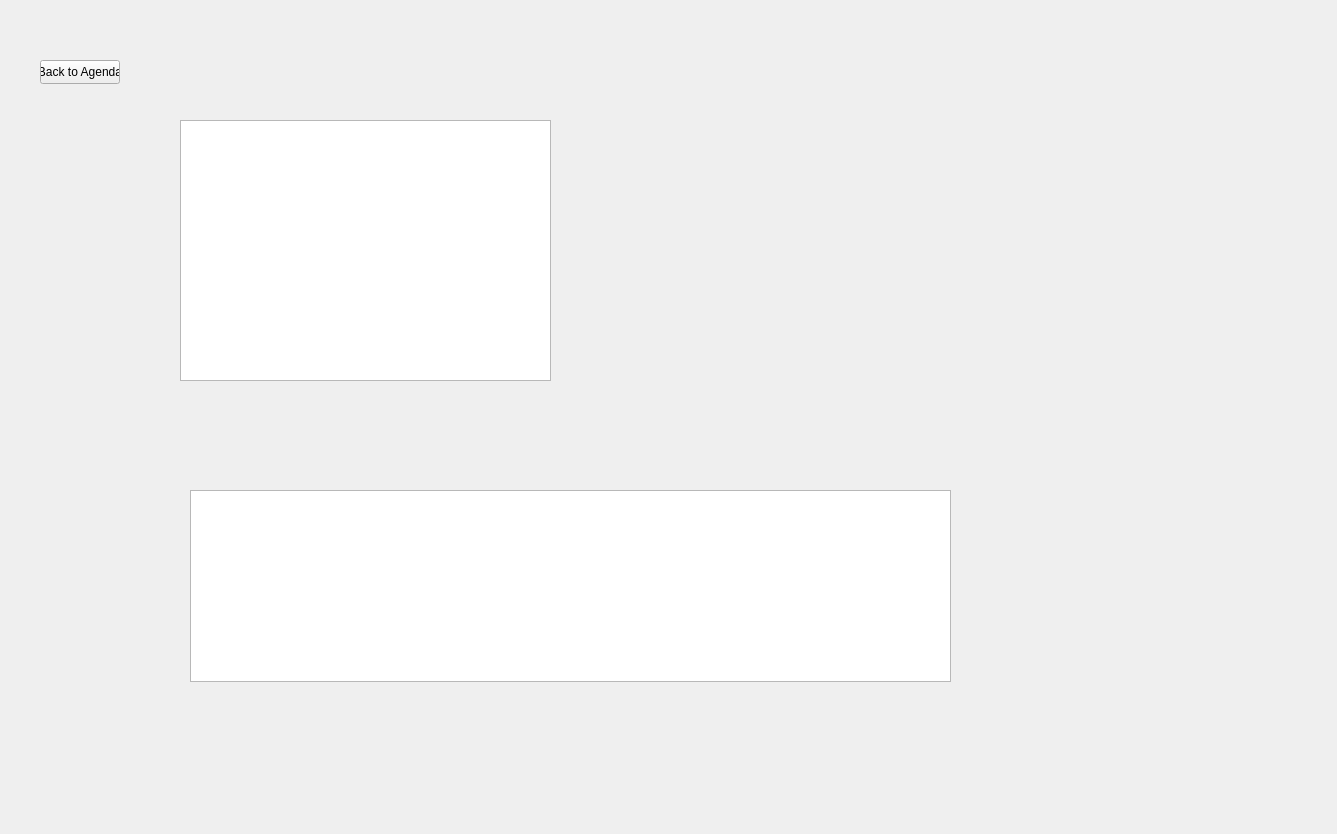
<?xml version="1.0" encoding="UTF-8"?>
<ui version="4.0">
 <class>PatientView</class>
 <widget class="QWidget" name="PatientView">
  <property name="geometry">
   <rect>
    <x>0</x>
    <y>0</y>
    <width>1337</width>
    <height>834</height>
   </rect>
  </property>
  <property name="windowTitle">
   <string>Form</string>
  </property>
  <widget class="QTableWidget" name="patientInfo">
   <property name="geometry">
    <rect>
     <x>180</x>
     <y>120</y>
     <width>371</width>
     <height>261</height>
    </rect>
   </property>
  </widget>
  <widget class="QPushButton" name="backToAgenda">
   <property name="geometry">
    <rect>
     <x>40</x>
     <y>60</y>
     <width>80</width>
     <height>24</height>
    </rect>
   </property>
   <property name="text">
    <string>Back to Agenda</string>
   </property>
  </widget>
  <widget class="QTableWidget" name="appointmentsInfo">
   <property name="geometry">
    <rect>
     <x>190</x>
     <y>490</y>
     <width>761</width>
     <height>192</height>
    </rect>
   </property>
  </widget>
 </widget>
 <resources/>
 <connections/>
</ui>
